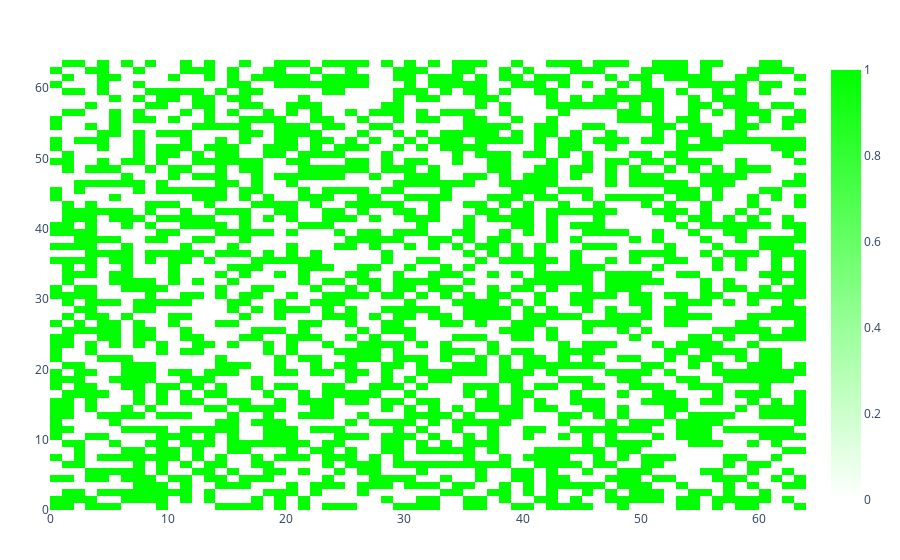

Notebook source saved alongside this figure:
### Markdown cell above
## Game

### Code cell
n = 64;
Board = rand((0, 1), (n, n))

display(Board)

plot(
    heatmap(
        y = [0.5, 1.5, 2.5],
        x = [0.5, 1.5, 2.5],
        z = Board[end:-1:1, 1:1:end],
        reverscale = true,
        type = "heatmap",
        colorscale = [[0, "rgb(255,255,255)"], [1, "rgb(0,255,0)"]],
        name = "Game Of Life",
    )
)

### Figure 1 — Plotly figure (JSON) as saved in the notebook; plotly's stock layout.template omitted (floating-point values rounded to 4 significant figures; data arrays with more than 128 entries replaced by an {"elided": "..."} marker saying what was removed)
{"data": [{"colorscale": [[0, "rgb(255,255,255)"], [1, "rgb(0,255,0)"]], "name": "Game Of Life", "reverscale": true, "transpose": true, "type": "heatmap", "x": [0.5, 1.5, 2.5], "y": [0.5, 1.5, 2.5], "z": {"elided": "64x64 int values"}}], "layout": {"margin": {"b": 50, "l": 50, "r": 50, "t": 60}}}
